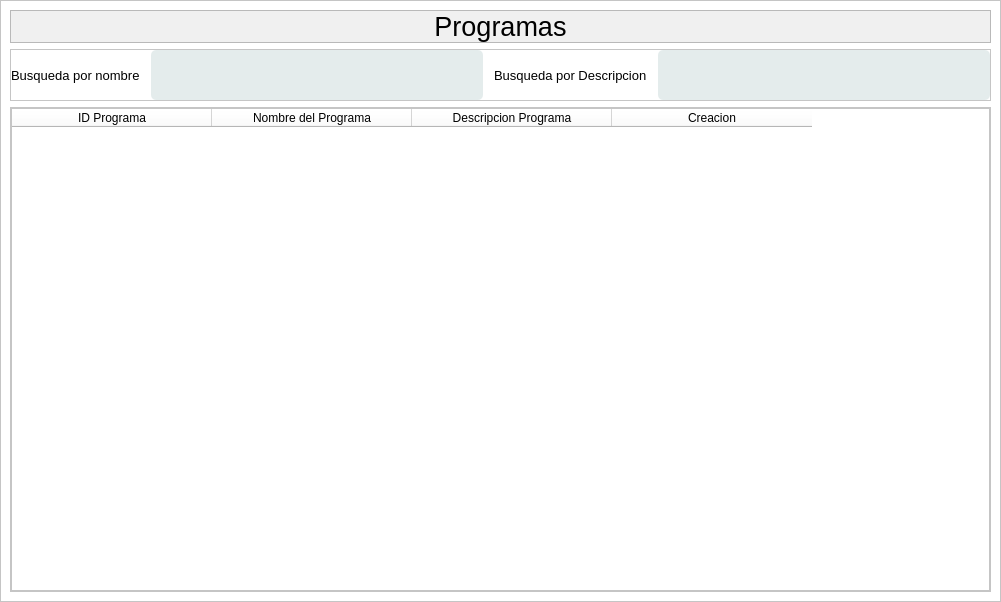
<?xml version="1.0" encoding="UTF-8"?>
<ui version="4.0">
 <class>Programa</class>
 <widget class="QMainWindow" name="Programa">
  <property name="geometry">
   <rect>
    <x>0</x>
    <y>0</y>
    <width>1001</width>
    <height>602</height>
   </rect>
  </property>
  <property name="windowTitle">
   <string>MainWindow</string>
  </property>
  <property name="styleSheet">
   <string notr="true">*{
	background-color: rgb(255, 255, 255);
}</string>
  </property>
  <widget class="QWidget" name="centralwidget">
   <layout class="QVBoxLayout" name="verticalLayout">
    <property name="spacing">
     <number>0</number>
    </property>
    <property name="leftMargin">
     <number>0</number>
    </property>
    <property name="topMargin">
     <number>0</number>
    </property>
    <property name="rightMargin">
     <number>0</number>
    </property>
    <property name="bottomMargin">
     <number>0</number>
    </property>
    <item>
     <widget class="QFrame" name="frame">
      <property name="frameShape">
       <enum>QFrame::StyledPanel</enum>
      </property>
      <property name="frameShadow">
       <enum>QFrame::Raised</enum>
      </property>
      <layout class="QVBoxLayout" name="verticalLayout_2">
       <item alignment="Qt::AlignTop">
        <widget class="QFrame" name="frame_3">
         <property name="styleSheet">
          <string notr="true">*{
	background-color: rgb(240, 240, 240);
}
</string>
         </property>
         <property name="frameShape">
          <enum>QFrame::StyledPanel</enum>
         </property>
         <property name="frameShadow">
          <enum>QFrame::Raised</enum>
         </property>
         <layout class="QHBoxLayout" name="horizontalLayout">
          <property name="spacing">
           <number>0</number>
          </property>
          <property name="leftMargin">
           <number>0</number>
          </property>
          <property name="topMargin">
           <number>0</number>
          </property>
          <property name="rightMargin">
           <number>0</number>
          </property>
          <property name="bottomMargin">
           <number>0</number>
          </property>
          <item>
           <widget class="QLabel" name="label">
            <property name="font">
             <font>
              <pointsize>20</pointsize>
             </font>
            </property>
            <property name="text">
             <string>Programas</string>
            </property>
            <property name="alignment">
             <set>Qt::AlignCenter</set>
            </property>
           </widget>
          </item>
         </layout>
        </widget>
       </item>
       <item alignment="Qt::AlignTop">
        <widget class="QFrame" name="frame_4">
         <property name="styleSheet">
          <string notr="true">*{
	background-color: rgb(255, 255, 255);
}
QLabel{
	color: rgb(0, 0, 0);
	height: 25;
}

QLineEdit{
	color: rgb(0, 0, 0);
	background-color: rgb(228, 236, 236);
	border-radius: 5px;
	height: 50;	
}

QPushButton{
	border: none;
	border: 15px solid rgb(228, 236, 236);
	border-radius: 10px;
	color: rgb(0, 0, 0);
	background-color: rgb(228, 236, 236);
	text-align: center;

}</string>
         </property>
         <property name="frameShape">
          <enum>QFrame::StyledPanel</enum>
         </property>
         <property name="frameShadow">
          <enum>QFrame::Raised</enum>
         </property>
         <layout class="QHBoxLayout" name="horizontalLayout_2">
          <property name="spacing">
           <number>11</number>
          </property>
          <property name="leftMargin">
           <number>0</number>
          </property>
          <property name="topMargin">
           <number>0</number>
          </property>
          <property name="rightMargin">
           <number>0</number>
          </property>
          <property name="bottomMargin">
           <number>0</number>
          </property>
          <item>
           <widget class="QLabel" name="label_3">
            <property name="font">
             <font>
              <family>Segoe UI</family>
              <pointsize>10</pointsize>
             </font>
            </property>
            <property name="text">
             <string>Busqueda por nombre</string>
            </property>
           </widget>
          </item>
          <item>
           <widget class="QLineEdit" name="busnombre"/>
          </item>
          <item>
           <widget class="QLabel" name="label_2">
            <property name="font">
             <font>
              <family>Segoe UI</family>
              <pointsize>10</pointsize>
             </font>
            </property>
            <property name="text">
             <string>Busqueda por Descripcion</string>
            </property>
           </widget>
          </item>
          <item>
           <widget class="QLineEdit" name="busdesc"/>
          </item>
         </layout>
        </widget>
       </item>
       <item>
        <widget class="QFrame" name="frame_2">
         <property name="sizePolicy">
          <sizepolicy hsizetype="Preferred" vsizetype="Expanding">
           <horstretch>0</horstretch>
           <verstretch>0</verstretch>
          </sizepolicy>
         </property>
         <property name="font">
          <font>
           <family>MS Shell Dlg 2</family>
          </font>
         </property>
         <property name="styleSheet">
          <string notr="true">*{
	background-color: rgb(255, 255, 255);
}
QLabel{
	color: rgb(0, 0, 0);
	height: 25;
}

QLineEdit{
	color: rgb(0, 0, 0);
	background-color: rgb(228, 236, 236);
	border-radius: 5px;
	height: 50;	
}

QPushButton{
	border: none;
	border: 15px solid rgb(228, 236, 236);
	border-radius: 10px;
	color: rgb(0, 0, 0);
	background-color: rgb(228, 236, 236);
	text-align: center;

}</string>
         </property>
         <property name="frameShape">
          <enum>QFrame::StyledPanel</enum>
         </property>
         <property name="frameShadow">
          <enum>QFrame::Raised</enum>
         </property>
         <layout class="QVBoxLayout" name="verticalLayout_3">
          <property name="spacing">
           <number>0</number>
          </property>
          <property name="leftMargin">
           <number>0</number>
          </property>
          <property name="topMargin">
           <number>0</number>
          </property>
          <property name="rightMargin">
           <number>0</number>
          </property>
          <property name="bottomMargin">
           <number>0</number>
          </property>
          <item>
           <widget class="QTableWidget" name="tablaprograma">
            <property name="editTriggers">
             <set>QAbstractItemView::NoEditTriggers</set>
            </property>
            <property name="dragDropOverwriteMode">
             <bool>true</bool>
            </property>
            <property name="alternatingRowColors">
             <bool>true</bool>
            </property>
            <property name="verticalScrollMode">
             <enum>QAbstractItemView::ScrollPerPixel</enum>
            </property>
            <property name="horizontalScrollMode">
             <enum>QAbstractItemView::ScrollPerPixel</enum>
            </property>
            <property name="gridStyle">
             <enum>Qt::SolidLine</enum>
            </property>
            <attribute name="horizontalHeaderDefaultSectionSize">
             <number>200</number>
            </attribute>
            <column>
             <property name="text">
              <string>ID Programa</string>
             </property>
            </column>
            <column>
             <property name="text">
              <string>Nombre del Programa</string>
             </property>
            </column>
            <column>
             <property name="text">
              <string>Descripcion Programa</string>
             </property>
            </column>
            <column>
             <property name="text">
              <string>Creacion</string>
             </property>
            </column>
           </widget>
          </item>
         </layout>
        </widget>
       </item>
      </layout>
     </widget>
    </item>
   </layout>
  </widget>
 </widget>
 <resources/>
 <connections/>
</ui>
